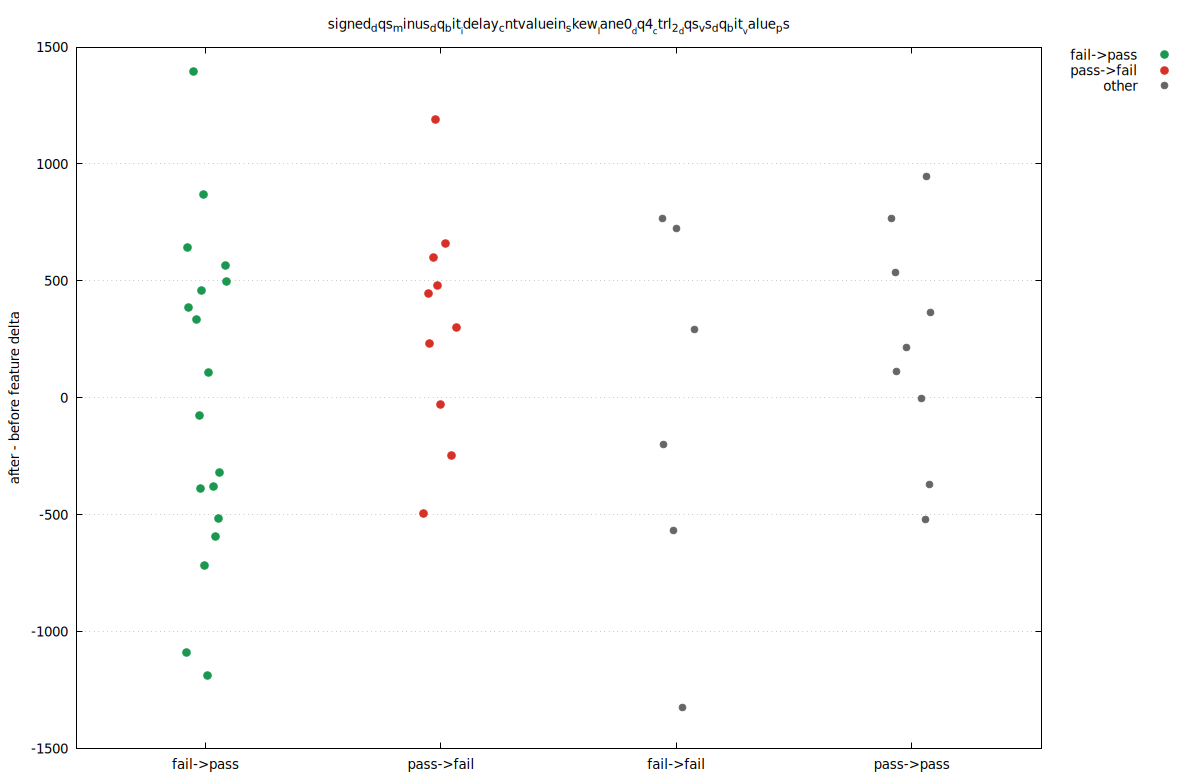

The gnuplot source for this figure:
set terminal pngcairo size 1200,780 enhanced font 'DejaVu Sans,10'
set output 'delta_16.png'
set datafile separator comma
set key outside right top
set grid ytics
set xrange [0.45:4.55]
set xtics ('fail->pass' 1, 'pass->fail' 2, 'fail->fail' 3, 'pass->pass' 4)
set ylabel 'after - before feature delta'
set title 'signed_dqs_minus_dq_bit__idelay_cntvaluein_skew__lane0__dq4__ctrl_2__dqs_vs_dq_bit__value_ps'
plot \
  'delta_16.dat' using 1:3 with points pt 7 ps 1.25 lc rgb '#1a9850' title 'fail->pass', \
  'delta_16.dat' using 1:4 with points pt 7 ps 1.25 lc rgb '#d73027' title 'pass->fail', \
  'delta_16.dat' using 1:5 with points pt 7 ps 1.1 lc rgb '#666666' title 'other'
